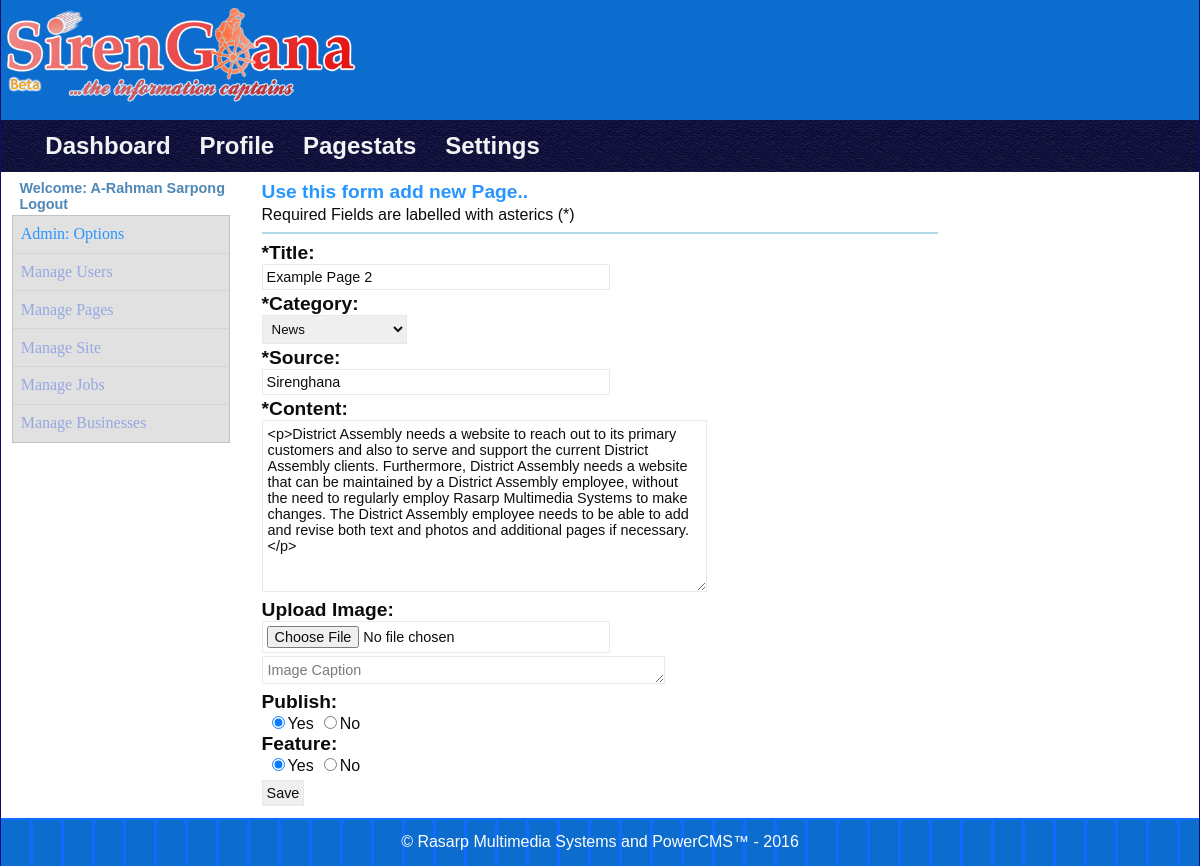
The page /admin/?id=2&cpos=1&action=editpage&target=managepage (signed in) on the database its author committed.
### tables this page shows
CREATE TABLE IF NOT EXISTS `users` (
`Id` int(10) unsigned NOT NULL,
  `Firstname` varchar(50) NOT NULL,
  `Lastname` varchar(40) NOT NULL,
  `Gender` varchar(6) DEFAULT NULL,
  `Username` varchar(45) NOT NULL,
  `Password` varchar(40) NOT NULL,
  `Email` varchar(50) DEFAULT 'admin@example.com',
  `Authlevel` int(2) DEFAULT NULL,
  `Status` enum('active','inactive','banned') DEFAULT 'active',
  `Lastupdated` timestamp NOT NULL DEFAULT CURRENT_TIMESTAMP ON UPDATE CURRENT_TIMESTAMP
);

CREATE TABLE IF NOT EXISTS `pages` (
`Id` int(10) unsigned NOT NULL,
  `Title` varchar(255) DEFAULT NULL,
  `Content` text,
  `Source` tinytext,
  `Postedby` int(3) DEFAULT NULL,
  `Dateposted` timestamp NOT NULL DEFAULT CURRENT_TIMESTAMP ON UPDATE CURRENT_TIMESTAMP,
  `Position` int(30) DEFAULT NULL,
  `Published` enum('Y','N') DEFAULT 'N',
  `Featured` enum('Y','N') DEFAULT 'N',
  `Views` int(30) DEFAULT NULL
);

### modules/pagemgr/page.view.php (called while the page is built, shortened)
<?php
switch ($GLOBALS["action"]){
case "editpage":
                    $template->setPage("Script",$html->addScripts(array(
                    "../".TEMPLATE_DIR."_scripts/ckeditor/ckeditor.js",
                    "../".TEMPLATE_DIR."_scripts/ckeditor/style.js"
					)));
                    $template->setPage("Title","Edit-Page Form");
                    $template->setPage("MainNav",getAdminNavigation());
                    $template->setPage("Content",pageform());
break;
}
                    $template->setPage("AsideLeft",adminAsideMenu());

### admin/index.php (called while the page is built)
<?php
include_once "dashboard.php";

### modules/pagemgr/page.form.php (called while the page is built, shortened)
<?php
function pageform(){
    global $session;
    $process  = new ProcessForm();
$validate = $process::validate();
$postdata = new Page("pages");
$user = new User("users");
$uid  = $user::findRow("Id={$session->userid}");
$id = $postdata::$id = isset($GLOBALS["id"])?"Id=".$GLOBALS["id"]:null;
 if($GLOBALS["action"]=="editpage"){
	$edit = $postdata::findRow($id);
	$title 	   = $edit->Title;
	$category  = $edit->Position;
	$source    = $edit->Source;
	$pgcontent = $edit->Content;
	$published = $edit->Published;
	$featured  = $edit->Featured;
	$authorid  = $uid->Id;
	$imgcaption= "";
 }
$form = new Form("Pageform",filter_var($_SERVER['PHP_SELF'])."?".filter_var($_SERVER['QUERY_STRING']),"post","enctype=\"multipart/form-data\"\n");
$form->startForm();
$form->setFormField("",
$form->addFormInfo("<h2>Use this form add new Page..</h2><p>Required Fields are labelled with asterics (*)</p><hr/>"));
$form->setFormField($form->inputLabel("title", "*Title"),
					$form->inputField("text", "title",$process->post("title",$title)),
					$validate->displayErrorField($process->errorinfo, "title"));
$pgcategory=function(){
$category  = new GetTableRecord("pagecategory");$category_options = $category::findAllRecords();
$options[] ="--Select Category--";
foreach ($category_options as $opt)$options[$opt->Position] = $opt->Category ; return $options;
};
$form->setFormField($form->inputLabel("category", "*Category"),
					$form->selectOptions("category",$pgcategory(),$process->post("category",$category)),
					$validate->displayErrorField($process->errorinfo, "category"));
$form->setFormField($form->inputLabel("source", "*Source"),
					$form->inputField("text", "source",$process->post("source",$source)),
					$validate->displayErrorField($process->errorinfo, "source"));
$form->setFormField($form->inputLabel("page_content", "*Content"),
					$form->textAreaField("page_content",$process->post("page_content",$pgcontent),"10","50","class=\"ckeditor\""),
					$validate->displayErrorField($process->errorinfo, "page_content"));
$form->setFormField($form->inputLabel("uploadimg", "Upload Image"),
					$form->uploadField("uploadimg[]","uploadimg")."<br>".$form->textAreaField("imgcaption",$process->post("imgcaption",$imgcaption),"1","45",'placeholder="Image Caption"')
					.$form->inputField("hidden","MAX_FILE_SIZE","40000000")
					,$validate->displayErrorField($process->errorinfo, "uploadimg"));
$form->setFormField($form->inputLabel("publish", "Publish"),
					$form->radioButton("Yes","publish","Y",($process->post("publish",$published)=="Y"?true:false)).
					$form->radioButton("No","publish","N",($process->post("publish",$published)=="N"?true:false)));
$form->setFormField($form->inputLabel("feature", "Feature"),
					$form->radioButton("Yes","feature","Y",($process->post("feature",$featured)=="Y"?true:false)).
					$form->radioButton("No","feature","N",($process->post("feature",$featured)=="N"?true:false)));
$form->setFormField(null,
$form->inputField("hidden","authorid",$process->post("authorid",$authorid)).
$form->inputField("submit", "send","Save"));
$form->endForm();
return $form->DisplayFields($GLOBALS["form_labling"],$process->message);
}

### config/dbcon.class.php (called while the page is built, shortened)
<?php
class MySQLDatabase{
	private $connection;
	private $query_result;
	private static $dbinstance = 0;
 	       function __construct(){
		    $mysqlconnect = new mysqli(DB_HOST,DB_USERNAME,DB_PASSWORD,DB_NAME);
		    static::$dbinstance = 1;
			$this->connection = $mysqlconnect; return static::$dbinstance;
 		}
		public function query($query=null){
		 		$this->query_result = $this->connection->query($query);
				return $this->query_result!=null?$this->query_result:"";
		}
		public function fetchObj($classname=''){
		       return $this->query_result->fetch_object($classname);
		}
		public function getNumofRows(){
		       return $this->query_result->num_rows;
		}
}
$database = new MySQLDatabase();

### config/dbobjects.class.php (called while the page is built, shortened)
<?php
class SchemaObjects{
	protected static function where($clause){
     	return " WHERE {$clause} ";
     }
    public static function findRow($whichfield=null){
	 	$foundrow = static::findBySql("SELECT * FROM ".static::$tablename.""
	 	.($whichfield!=null?static::where($whichfield):""));
		return (!empty($foundrow))?array_shift($foundrow):false;
	 }
	 protected static function findBySql($sql=''){
	 	    global $database;
			if($database->query($sql)){
			return ($database->getNumofRows()!=0)? static::instantiate():"";
			}
	 }
 	 private static function instantiate(){
 	 	     global $database; $objects = array();
		     $classname = get_called_class();
	         while($row = $database->fetchObj("$classname")){
			    $objects[] = $row;
	     	 }
	   return $objects;
	}
}

### library/session.class.php (called while the page is built, shortened)
<?php
class Session{
	public $userid;
	private $logged_in = false;
   private function checkLogin(){
  	     if(isset($_SESSION["id"])){
  	     	$this->userid = $_SESSION["id"];
			$this->logged_in = true;
  	     }else{
  	     	unset($this->userid);
			unset($this->authlevel);
			$this->logged_in = false;
  	     }
  }
  public function isLoggedIn(){
  		return $this->logged_in;
  }
  public function isAdmin(){ global $users;
  	     if($this->isLoggedIn())	{
			$user = $users::findRow("Id={$this->userid}");
			return (strcasecmp(ADMIN,$user->Authlevel)==0)?true:false;
		}
  }
}

### data/user.data.php (called while the page is built, shortened)
<?php
class User extends SchemaObjects{
	 public $Firstname;
	 public $Lastname;
     public function fullName(){
	 	if(isset($this->Firstname) && isset($this->Lastname)){
	 		return $this->Firstname." ".$this->Lastname;
	 	}else{ return "";}
	 }
}

### library/form.class.php (the view, shortened to what this page needs)
<?php
class Form{
	 public  $formName ='';
	 private $action;
	 private $method;
	 private   $extra_attr;
	 private $formInputs = array();
	 function __construct($name,$action="",$method="get",$extra_attr=""){
		$this->formName = $name;
		$this->action   =  $action;
		$this->method   = $method;
		$this->extra_attr  = $extra_attr;
	 }
	 public function startForm(){
	 	$this->htmlForm = "<form action=\"{$this->action}\" name=\"{$this->formName}\" id=\"{$this->formName}\" method =\"{$this->method}\" {$this->extra_attr} > \n";
		return $this->htmlForm;
	 }
	 public function inputLabel($for,$name){
	   return"<label for =\"$for\">$name:</label>";
	 }
         public  function inputField($type,$name,$value='',$optional_attr=''){
    	 return"<input type=\"{$type}\" name=\"{$name}\" id=\"{$name}\" value=\"{$value}\" $optional_attr />\n";
                }
         public  function uploadField($name,$id="",$optional_attr=''){
    	 return"<input type=\"file\" name=\"{$name}\" id=\"{$id}\"  $optional_attr />\n";
                }
         public function textAreaField($name,$value='',$rows='',$cols='',$optional_attr=''){
		$extra_arr = (strlen($rows)>0||strlen($cols)>0)?"rows =\"$rows\" cols=\"$cols\"":"";
		return "<textarea name=\"$name\" id=\"$name\" $extra_arr $optional_attr>$value</textarea>\n";
	 }
         public function selectOptions($name,array$options,$postback_field){
            $output = "<select name=\"{$name}\" id=\"{$name}\">  \n";
            foreach($options as $key=>$option){
                $output .= ($key == $postback_field)?"<option value=\"{$key}\" selected =\"selected\">{$option}</option>":"<option value=\"{$key}\" >{$option}</option> \n";
                }
                $output .="</select>"; return $output;
	 }
	 public function radioButton($label,$name,$value='',$checked=true){
	 	$checked = ($checked==true)?"checked=\"checked\"":"";
	 	return "<span><label><input type=\"radio\" name=\"{$name}\" id=\"{$name}\" value=\"{$value}\" $checked />".ucfirst("{$label}")."</label></span>";
	 }
	 public function setFormField($label='',$field='',$error=''){
	 	if($label<>null){
	 	$this->formInputs[$label] = (strlen($error)>0)?array($field,$error):array($field);
		}else{
		$this->formInputs[] = array($field);
		}
		return $this->formInputs;
	 }
	 public function endForm(){
	 	return $this->htmlForm = "\n</form> ";
	 }
	 public function DisplayFields($layout,$message=""){
	 	    $message = strlen($message)>0?$message:$message;
	 	    switch($layout){
			 case"Top Labling":
				 $output ="<div id=\"formWrapper\">";
				 $output .= $message;
				 $output .= "<ol class=\"appform\">";
				 $output .= $this->startForm();
				 foreach($this->formInputs as $label =>$data){
				 	  $input = isset($data[0])?$data[0]:$data[0];
				 	  $error = isset($data[1])?$data[1]:"";
				 $output .=(strlen($label)<=1)?"<li><div>{$input} \n":"<li><div>{$label}<br/>{$input} \n";
				 $output .=(strlen($error)>0)?"\n <p class=\"error\">{$error}</p></div></li> ":"</div></li> \n";
				 }
				 $output .=$this->endForm()."</ol>";
				 $output .="</div>";
				 return $output;
			break;
	 	    }
	 }
}

### includes/html_func.inc.php (shortened to what this page needs)
<?php
function adminAsideMenu(){
global $session,$users;
$user = $users::findRow("Id={$session->userid}");
$dashlinks = new GenerateUrl;
if($session->isLoggedIn() && $session->isAdmin()){
$output = "<p class=\"welcome\">Welcome: {$user->fullName()}<br/>
	 	 <a href=\"../auth/logout.php\">Logout</a></p>";
$output .='<ul class="asideleft_menu"><li><h2>Admin: Options</h2></li>
        <li> '.$dashlinks::buildLink(".","dashboard.php","Manage Users", "action=viewusers,target=manageuser").'</li>
      	<li> '.$dashlinks::buildLink(".","dashboard.php","Manage Pages","action=view,target=managepage").'</li>
        <li> '.$dashlinks::buildLink(".","dashboard.php","Manage Site" ,"action=view,target=managesite").'</li>
        <li> '.$dashlinks::buildLink(".","dashboard.php","Manage Jobs" ,"action=view,target=managejobs").'</li>
        <li> '.$dashlinks::buildLink(".","dashboard.php","Manage Businesses" , "action=view,target=managebiz").'</li>
    </ul>';
}
return $output;
}
function getAdminNavigation($url=".",$admin_nav=array("profile","pagestats","settings")){
	$index_link = GenerateUrl::buildLink($url,$url, "Dashboard");
	$output = "<ul id=\"admin_nav\">";
	$output .="<li>$index_link</li>";
	foreach ($admin_nav as $navitem) {
	  $make_link = GenerateUrl::buildLink($url, "dashboard.php", ucfirst($navitem),"action=view,target={$navitem}");
	$output .="<li>$make_link</li>";
	}
	$output .="</ul>";
	return $output;
}

### templates/blue_ice/_css/layout.css (style rules this page uses)
html,body,div,nav, section,article, table,ol,ul,dl,dt,ul, h1,h2,h3,h4,h5,h6,p { margin:0; padding:0; }
html { background:url(../_images/bkgcolour.jpg) repeat; opacity:.95; }
body { margin: 0 auto; max-width:1200px; min-width:500px; }
a,a:link { color:#03F; text-decoration: none; }

### templates/blue_ice/_css/content.css (style rules this page uses)
hr { border: 1px solid lightblue; clear: left; }
.footer_text { text-align:center; color:white; }

### templates/blue_ice/_css/admin.css (style rules this page uses)
#admin_nav { width: 95%; margin: 0 auto; border:0; overflow: hidden; }
#admin_nav li { float:left; list-style:none; }
#admin_nav li { position: relative; z-index:30; }
.asideleft_menu { width:95%; margin:0 auto; list-style: none; overflow: hidden; border: 1px solid rgb(192,192,192); }
.asideleft_menu li { background-color:rgba(211,211,211,0.7); border-bottom:1px solid lightgrey; }
.asideleft_menu h2, .asideleft_menu h3 { font-size: .8em; width:100%; }
.asideleft_menu h2, .asideleft_menu a { line-height:0.5em; padding: 0.9em 0.5em; display:block; font: normal 1em/0.5em "Trebuchet MS"; }
.asideleft_menu li:last-child { border-bottom:none; }

### templates/blue_ice/_css/globals.css (style rules this page uses)
.welcome { width:98%; margin: 1px auto; margin-left:11px; padding:0.1em; font-size:0.9em; text-align:left; color: rgb(70,130,180); font-weight: bold; }
.welcome a { color: rgb(70,130,180); text-decoration:none; }

### templates/blue_ice/_css/typography.css (style rules this page uses)
body { font-size:100%; font-family:"Trebuchet MS", Arial, Helvetica, sans-serif; }
h2 { font-size:1em; }
h1,h2,h3,h4,h5,h6 { color:rgb(30,144,255); }

### templates/blue_ice/_css/form.css (style rules this page uses)
#formWrapper, #formWrapper .x-form { margin: 0; padding: 3px; overflow: hidden; }
#formWrapper h2,h3 { font-weight: bolder; font-size: 1.2em; margin-bottom:3px; }
#formWrapper input[type=radio],input[type=checkbox] { margin-left:10px; width: auto; }
#formWrapper input,#formWrapper textarea[id=address] { width:50%; padding: 4px; }
#formWrapper input,textarea,select { border: 0.5px solid #dede; margin-bottom:3px; }
#formWrapper input,textarea { font-family: Arial, Helvetica, sans-serif; font-weight: normal; font-size: 0.9em; }
#formWrapper textarea { width:inherit; padding: 5px; }
#formWrapper select { padding: 5px; }
#formWrapper label { width:auto; padding: 5px 0 2px; font-weight: bold; font-size: 1.2em; }
#formWrapper span>label { font-weight: normal; font-size: 1em; }
#formWrapper input[type=submit] { width:auto; margin-top:5px; }

### rows shown on the page
users: $user->fullName() "A-Rahman Sarpong"
pages: title "Example Page 2", source "Sirenghana"

### other values the page prints
$linktext "Dashboard Manage Users Manage Pages Manage Site Manage Jobs Manage Businesses"
$linktext "Profile"
$linktext "Pagestats"
$linktext "Settings"
$input "Use this form add new Page.. Required Fields are labelled with asterics (*)"
$name "*Title"
$name "*Category"
$name "*Source"
$name "*Content"
$name "Upload Image"
$name "Publish"
$name "Feature"
$template->getPage("Footer") "© Rasarp Multimedia Systems and PowerCMS™ - 2016"
form field category "News"
